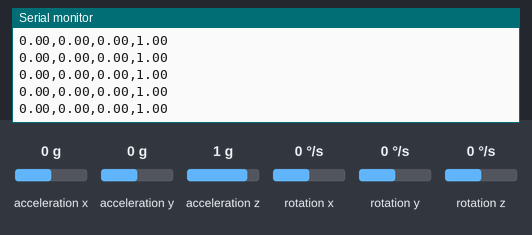
The sketch below on a simulated Arduino Uno, built with avr-gcc and run on an emulated ATmega328P. Shown: the last lines printed to the serial monitor. Inputs (shaded band) come from the test bench; at power-on: acceleration x 0 g, acceleration y 0 g, acceleration z 1 g, rotation z 0 °/s, rotation x 0 °/s, rotation y 0 °/s.

Above: at 4.2 s.
4.3 s: acceleration x set to -1.4 g
At 4.8 s:
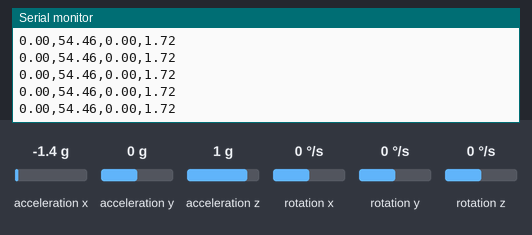
5.8 s: acceleration y set to -1.4 g
At 6.8 s:
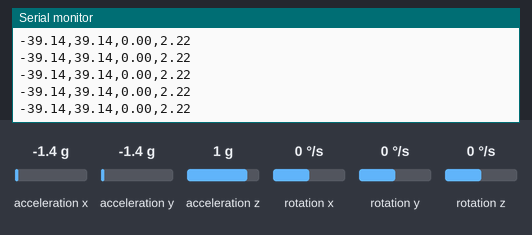
7.3 s: acceleration z set to -1.4 g
At 8.2 s:
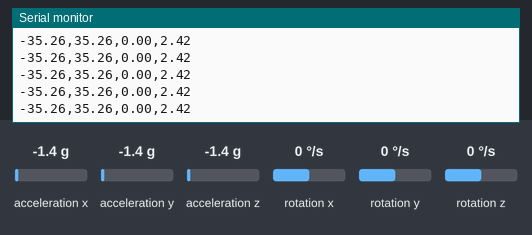
8.8 s: acceleration x set to 0 g
At 9.6 s:
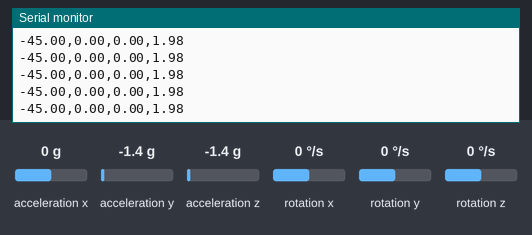
11.8 s: rotation z set to 100 °/s
At 12.4 s:
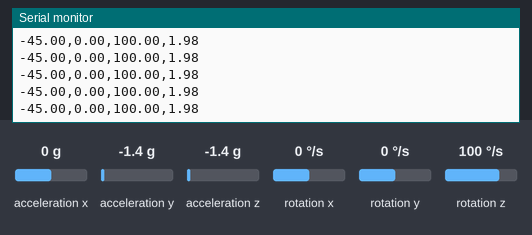
Timing chart, 0 to 14.8 s (numbered marks = the images above; inputs shaded):
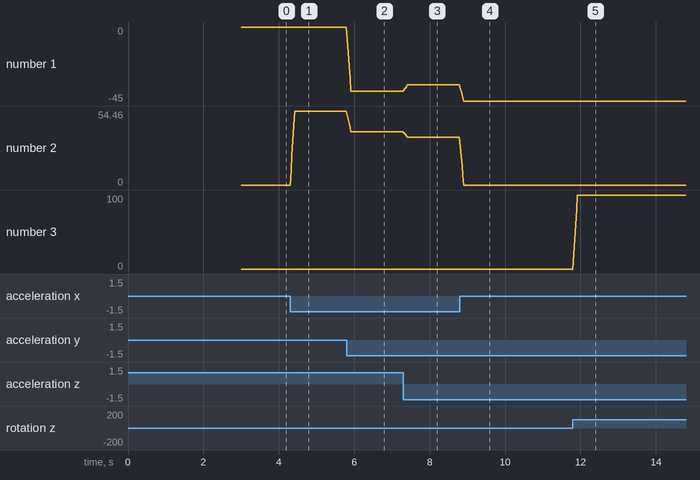

Measured:
- after the input at 4.3 s, the serial monitor: prints a new line at once (image 1)
- after the input at 5.8 s, the serial monitor: prints a new line at once (image 2)
- after the input at 7.3 s, the serial monitor: prints a new line at once (image 3)
- after the input at 8.8 s, the serial monitor: prints a new line at once (image 4)
- after the input at 11.8 s, the serial monitor: prints a new line at once (image 5)
- plotted number 1: 0 → -39.14 after the input at 5.8 s, -39.14 → -35.26 after the input at 7.3 s, -35.26 → -45 after the input at 8.8 s
- plotted number 2: 0 → 54.46 after the input at 4.3 s, 54.46 → 39.14 after the input at 5.8 s, 39.14 → 35.26 after the input at 7.3 s
- plotted number 3: 0 → 100 after the input at 11.8 s

The sketch:

threeDimensionalGraphicsAnimationGyro.ino
```cpp
#include <Wire.h>
#include <MPU6050_tockn.h>

MPU6050 mpu(Wire);

#define FILTER_SIZE 5

float rollBuffer[FILTER_SIZE] = {0};
float pitchBuffer[FILTER_SIZE] = {0};
float yawBuffer[FILTER_SIZE] = {0};
float accBuffer[FILTER_SIZE] = {0};
int filterIndex = 0;

float avgRoll = 0, avgPitch = 0, avgYaw = 0, avgAcc = 0;

void setup() {
  Serial.begin(115200);
  Wire.begin();
  mpu.begin();
  mpu.calcGyroOffsets(true);
}

void loop() {
  mpu.update();

  float roll = mpu.getAccAngleX();
  float pitch = mpu.getAccAngleY();
  float yaw = mpu.getGyroZ();

  float ax = mpu.getAccX();
  float ay = mpu.getAccY();
  float az = mpu.getAccZ();
  float accMagnitude = sqrt(ax*ax + ay*ay + az*az);

  rollBuffer[filterIndex] = roll;
  pitchBuffer[filterIndex] = pitch;
  yawBuffer[filterIndex] = yaw;
  accBuffer[filterIndex] = accMagnitude;

  filterIndex++;
  if(filterIndex >= FILTER_SIZE) filterIndex = 0;

  avgRoll = 0; avgPitch = 0; avgYaw = 0; avgAcc = 0;
  for(int i=0; i<FILTER_SIZE; i++) {
    avgRoll += rollBuffer[i];
    avgPitch += pitchBuffer[i];
    avgYaw += yawBuffer[i];
    avgAcc += accBuffer[i];
  }
  avgRoll /= FILTER_SIZE;
  avgPitch /= FILTER_SIZE;
  avgYaw /= FILTER_SIZE;
  avgAcc /= FILTER_SIZE;

  Serial.print(avgRoll); Serial.print(",");
  Serial.print(avgPitch); Serial.print(",");
  Serial.print(avgYaw); Serial.print(",");
  Serial.println(avgAcc);

  delay(20);
}
```
